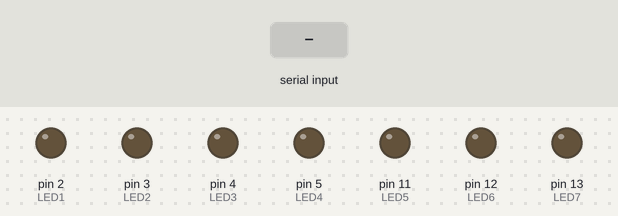
Simulated run of this program. Board: Arduino Uno, built with avr-gcc and run on an emulated ATmega328P. Shown: output pins drawn as LEDs (lit = HIGH). The test bench sets the inputs (shaded band).

Above: at 1.2 s.
1.3 s: "1" received over Serial
At 2.1 s:
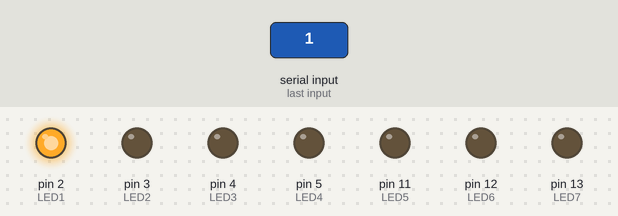
2.8 s: "2" received over Serial
At 3.3 s:
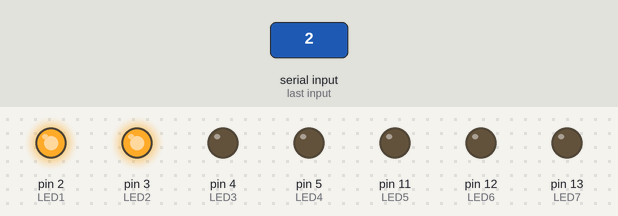
4.3 s: "3" received over Serial
At 5.5 s:
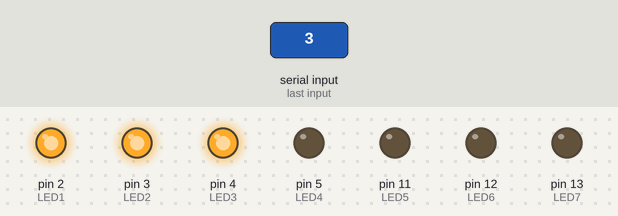
5.8 s: "4" received over Serial
At 6.8 s:
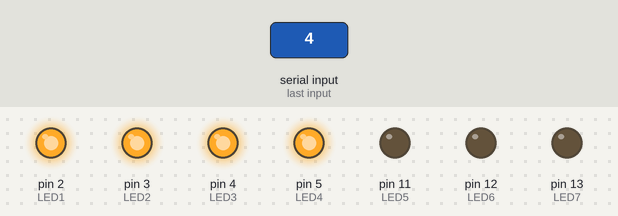
7.3 s: "5" received over Serial
At 7.9 s:
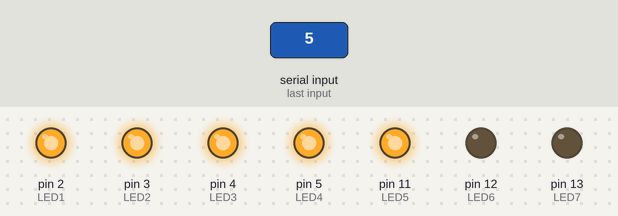
8.8 s: "6" received over Serial
At 10.2 s:
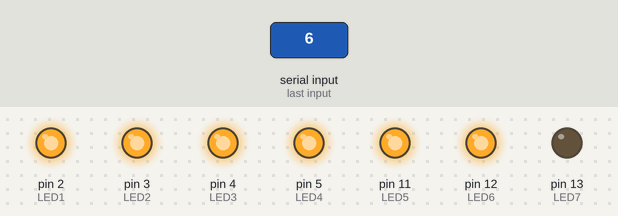
Timing chart, 0 to 11.3 s (numbered marks = the images above; inputs shaded):
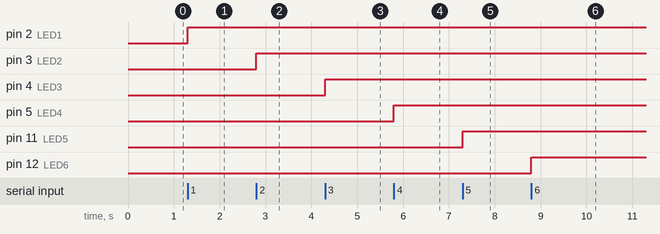

Measured:
- after the input at 1.3 s, pin 2 (LED1): LOW → HIGH at once
- after the input at 2.8 s, pin 3 (LED2): LOW → HIGH at once
- after the input at 4.3 s, pin 4 (LED3): LOW → HIGH at once
- after the input at 5.8 s, pin 5 (LED4): LOW → HIGH at once
- after the input at 7.3 s, pin 11 (LED5): LOW → HIGH at once
- after the input at 8.8 s, pin 12 (LED6): LOW → HIGH at once

The program:

main.cpp
```cpp
/*
 Exemplo para demonstrar o uso de comunicação serial para comandar placa
 por Fábio Souza
 Para o curso: Introdução a programação Arduino com VSCODE e PlatformIO,
 publicado na Udemy: https://www.udemy.com/user/fabiosouza/
*/

#include <Arduino.h>

#define LED1 2
#define LED2 3
#define LED3 4
#define LED4 5
#define LED5 11
#define LED6 12
#define LED7 13


void setup() {
  Serial.begin(9600);
  for (int i = 2; i < 14; i++)
  {
    pinMode(i,OUTPUT);
    if(i==5) i=10;
  }

}

void loop() {

  if(Serial.available()>0){   //se chegou caracter

    char c = Serial.read();   //faz a leitura

    switch (c)  //verifica qual caracter chegou
    {
    case '1':
      digitalWrite(LED1,!digitalRead(LED1));
      break;
    case '2':
      digitalWrite(LED2,!digitalRead(LED2));
      break;
    case '3':
      digitalWrite(LED3,!digitalRead(LED3));
      break;
    case '4':
      digitalWrite(LED4,!digitalRead(LED4));
      break;
    case '5':
      digitalWrite(LED5,!digitalRead(LED5));
      break;
    case '6':
      digitalWrite(LED6,!digitalRead(LED6));
      break;
    case '7':
      digitalWrite(LED7,!digitalRead(LED7));
      break;
    }
  }
}
```
